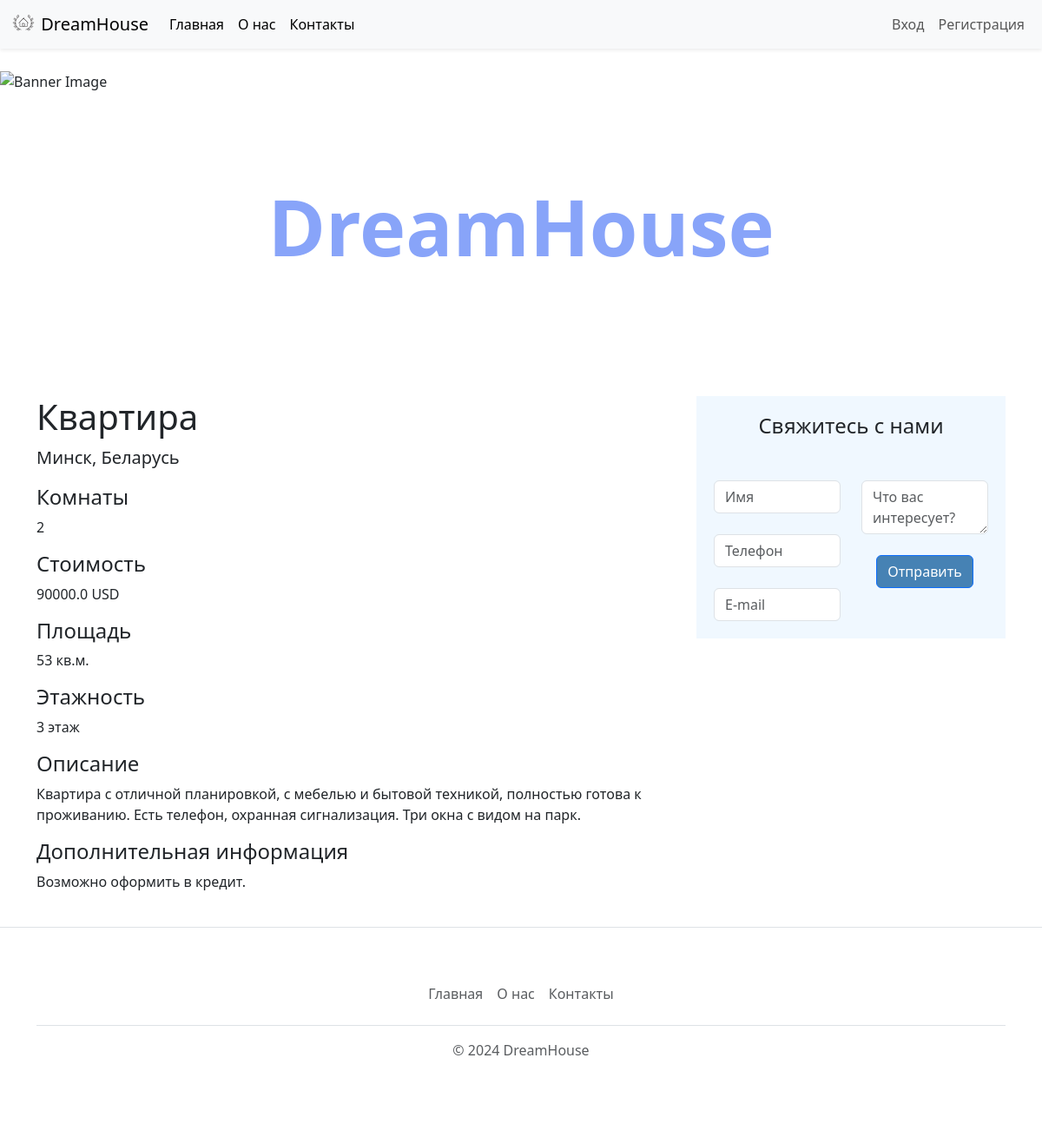
/estateitem/1, run on the app's committed database.
### tables this page shows
CREATE TABLE estate (id INTEGER PRIMARY KEY AUTOINCREMENT, type TEXT, location TEXT, cost REAL, currency TEXT, bedroom TEXT, description TEXT, additional_information TEXT, area TEXT, floor TEXT);

### app.py (the view)
@app.route("/estateitem/<id>")
def show_estate(id):
    estate_item = load_estateitem_from_db(id)
    if not estate_item:
        return "Not Found", 404
    return render_template('estatepage.html', estate=estate_item)

### database.py (called while the page is built)
def load_estateitem_from_db(id):
    with engine.connect() as conn:
        result = conn.execute(
            text("SELECT * FROM estate WHERE id = :id"),
            {"id": id}
        )
        rows = result.fetchall()
        if len(rows) == 0:
            return None
        else:
            keys = result.keys()  # Get column names
            row_dict = dict(zip(keys, rows[0]))  # Create dictionary from tuple values
            return row_dict

### templates/estatepage.html (shortened to what this page needs)
<!DOCTYPE html>
<html>
<head>
    {% include 'bootstrap.html' %}
</head>
<body>
    {% include 'nav.html' %}
    {% include 'banner.html' %}
    <div class="container">
        <div class="row">
            <div class="col-md-8">
                <div class="estate-info">
                    <h1 class="mb-2">{{estate.type}}</h1>
                    <p class="lead mt-0">{{estate.location}}</p>
                    <h4>Комнаты</h4>
                    <p>{{estate.bedroom}}</p>
                    <h4>Стоимость</h4>
                    {% if estate['cost'] is not none %}
                    <p>{{estate.cost}} {{estate.currency}}</p>
                    {% else %}
                    <p>Не указано.</p>
                    {% endif %}
                    <h4>Площадь</h4>
                    <p>{{estate.area}}</p>
                    <h4>Этажность</h4>
                    <p>{{estate.floor}}</p>
                    <h4>Описание</h4>
                    <p>{{estate.description}}</p>
                    <h4>Дополнительная информация</h4>
                    {% if estate['additional_information'] is not none %}
                    <p>{{estate.additional_information}}</p>
                    {% else %}
                    <p>Не указано.</p>
                    {% endif %}
                </div>
            </div>
            <div class="col-md-4">
                <div class="contact-form">
                    {% include 'contactusform.html' %}
                </div>
            </div>
        </div>
    </div>
    {% include 'footer.html' %}
</body>
</html>

### templates/bootstrap.html (shortened to what this page needs)
<link href="https://cdn.jsdelivr.net/npm/bootstrap@5.3.2/dist/css/bootstrap.min.css" rel="stylesheet"
>

### templates/nav.html (shortened to what this page needs)
<<nav class="navbar navbar-expand-lg bg-body-tertiary shadow-sm fixed-top bg-white">
  <div class="container-fluid">
    <a class="navbar-brand" href="/">
      <img src="/static/logo.svg" alt="" width="30" height="24" class="d-inline-block align-text-top">
      DreamHouse
    </a>
    <div class="collapse navbar-collapse" id="navbarScroll">
      <ul class="navbar-nav me-auto my-2 my-lg-0 navbar-nav-scroll" style="--bs-scroll-height: 100px;">
        <li class="nav-item">
          <a target="_blank" class="nav-link active" aria-current="page" href="/">Главная</a>
        </li>
        <li class="nav-item">
          <a target="_blank" class="nav-link active" aria-current="page" href="/about-us">О нас</a>
        </li>
        <li class="nav-item">
          <a target="_blank" class="nav-link active" aria-current="page" href="/contacts">Контакты</a>
        </li>
      </ul>
      <ul class="navbar-nav ml-auto">
        <li class="nav-item">
          <a class="nav-link" href="/login">Вход</a>
        </li>
        <li class="nav-item">
          <a class="nav-link" href="/register">Регистрация</a>
        </li>
      </ul>
    </div>
  </div>
</nav>
<div style="height:56px"></div>

### templates/banner.html (shortened to what this page needs)
<div id="banner-container">
    <img class="img-fluid" id="banner" src="/static/banner.jpg" alt="Banner Image">
    <h1 id="banner-text">DreamHouse</h1>
</div>

### templates/contactusform.html (shortened to what this page needs)
<div class="container" style="background-color: #f0f8ff; padding: 20px;">
    <h4 class="text-center mb-4">Свяжитесь с нами</h4>
    <div class="row justify-content-center">
        <div class="col-md-6">
            <form action="/sent-message" method="post">
                <div class="form-group">
                    <input type="text" required class="form-control" id="full_name" name="full_name" placeholder="Имя">
                </div>
                <div class="form-group">
                    <input type="tel" required class="form-control" id="phone_number" name="phone_number"
                        placeholder="Телефон">
                </div>
                <div class="form-group">
                    <input type="email" required class="form-control" id="email" name="email"
                        placeholder="E-mail">
                </div>
        </div>
        <div class="col-md-6">
            <div class="form-group mb-4">
                <textarea class="form-control" id="message" name="message"
                    placeholder="Что вас интересует?"></textarea>
            </div>
            <div class="text-center">
                <button type="submit" class="btn btn-primary" style="background-color: #4682b4;">Отправить</button>
            </div>
        </div>
    </div>
</div>

### templates/footer.html
<footer class="d-flex flex-wrap justify-content-between align-items-center py-3 my-4 border-top">
  <div class="container">
  <footer class="py-3 my-4">
    <ul class="nav justify-content-center border-bottom pb-3 mb-3">
      <li class="nav-item"><a href="/" class="nav-link px-2 text-body-secondary">Главная</a></li>
      <li class="nav-item"><a target="_blank" href="/about-us" class="nav-link px-2 text-body-secondary">О нас</a></li>
      <li class="nav-item"><a target="_blank" href="/contacts" class="nav-link px-2 text-body-secondary">Контакты</a></li>
    </ul>
    <p class="text-center text-body-secondary">&copy; 2024 DreamHouse</p>
  </footer>
</div>

### templates/banner.html (style rules this page uses)
#banner-container { position: relative; height: 360px; width: 100%; margin-bottom: 16px; }
#banner { width: 100%; height: 100%; object-fit: cover; }
#banner-text { position: absolute; top: 50%; left: 50%; transform: translate(-50%, -50%); color: #88a4f9;; font-size: 90px; font-weight: bold; text-align: center; z-index: 1; }

### data on the page
estate: type "Квартира", location "Минск, Беларусь", bedroom "2", cost "90000.0", currency "USD", area "53 кв.м.", floor "3 этаж", description "Квартира с отличной планировкой, с мебелью и бытовой техникой, полностью готова к проживанию. Есть телефон, охранная сигнализация. Три окна с видом на парк.", additional_information "Возможно оформить в кредит."
